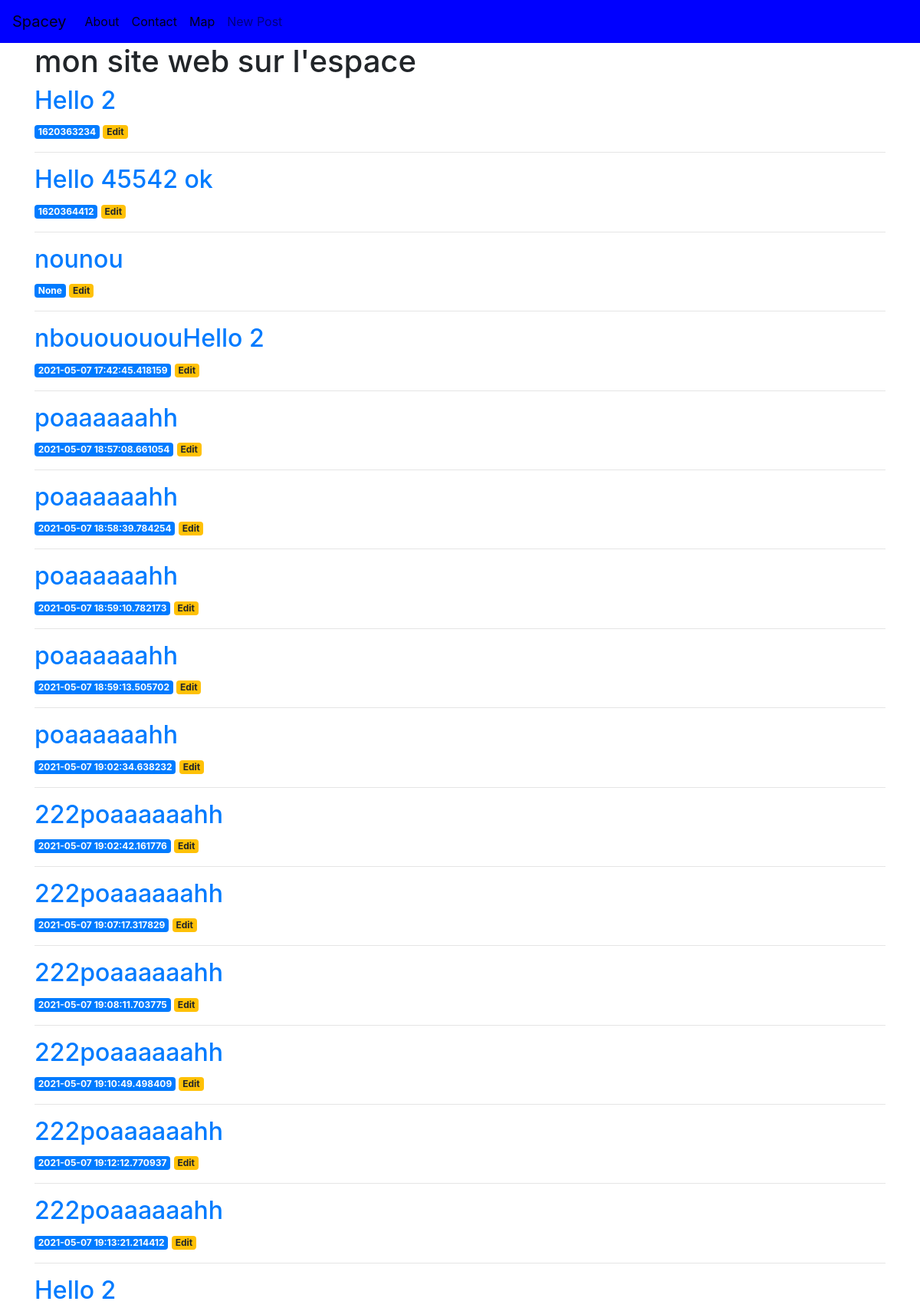
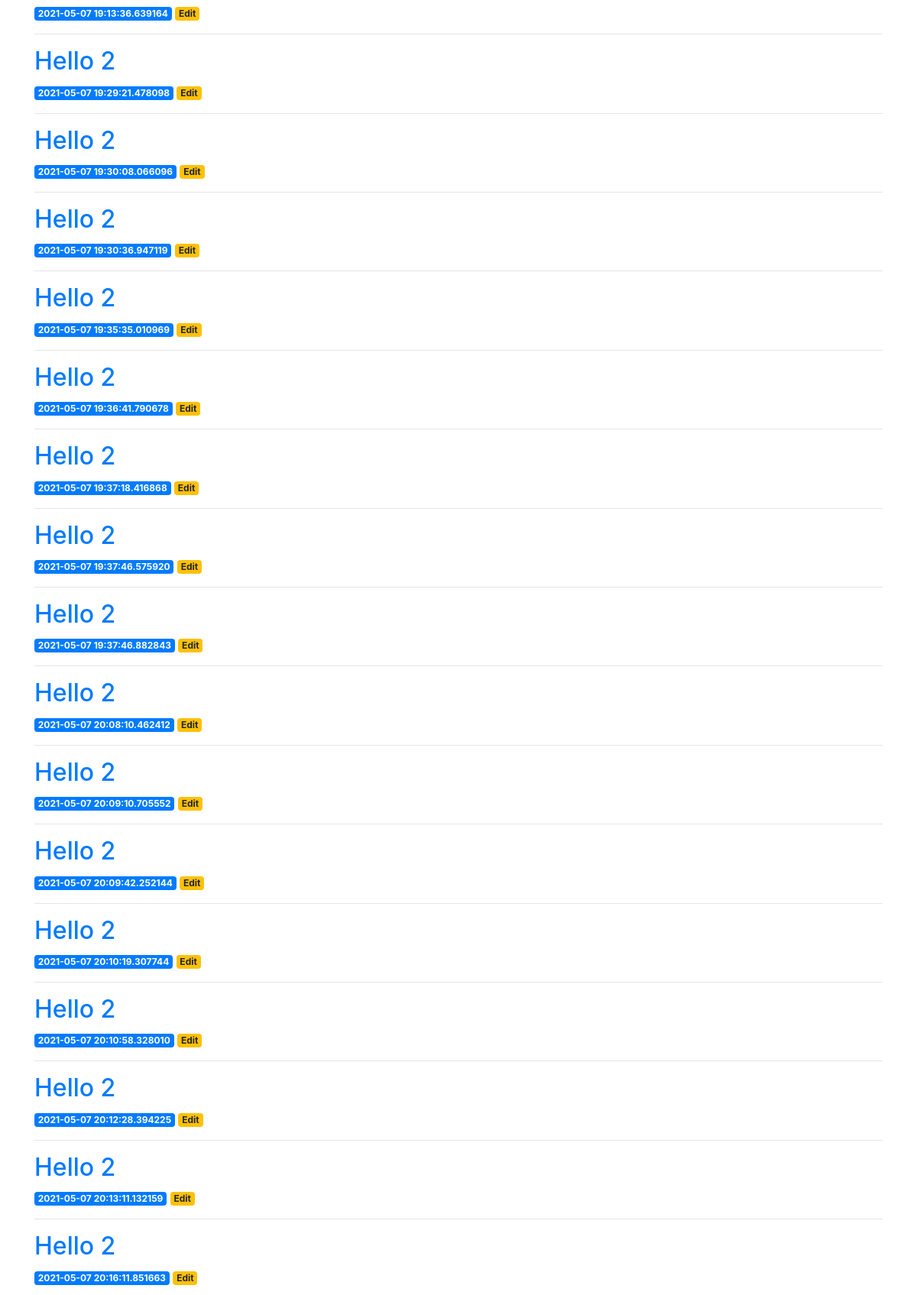
The page / (upper part) on the database its author committed (2 pictures, top to bottom).
### app.py (models this page shows, shortened)
class Post(db.Model):
    __tablename__ = 'posts'
    uuid = db.Column(db.Integer, primary_key=True)
    title = db.Column(db.String(256), index=True)
    content = db.Column(db.Text)
    created = db.Column(db.Integer)

### app.py (the view)
@app.route('/')
def index():
    conn = get_db_connection()
    posts = conn.execute('SELECT * FROM posts').fetchall()
    conn.close()
    return render_template('index.html', posts=posts, spacex=space)

### app.py (called while the page is built)
def get_db_connection():
    conn = sqlite3.connect('database.db')
    conn.row_factory = sqlite3.Row
    return conn

### templates/index.html (shortened to what this page needs)
{% extends 'base.html' %}
{% block content %}
    <h1>{% block title %} mon site web sur l'espace {% endblock %}</h1>
    {% for post in posts %}
        <a href="{{ url_for('post', post_id=post['id']) }}">
            <h2>{{ post['title'] }}</h2>
        </a>
        <span class="badge badge-primary">{{ post['created'] }}</span>
        <a href="{{ url_for('edit', id=post['id']) }}">
            <span class="badge badge-warning">Edit</span>
        </a>
        <hr>
    {% endfor %}
{% endblock %}

### rows shown on the page
Post: title "Hello 2", created "1620363234"
Post: title "Hello 45542 ok", created "1620364412"
Post: title "nounou", created "None"
Post: title "nbououououHello 2", created "2021-05-07 17:42:45.418159"
Post: title "poaaaaaahh", created "2021-05-07 18:57:08.661054"
Post: title "poaaaaaahh", created "2021-05-07 18:58:39.784254"
Post: title "poaaaaaahh", created "2021-05-07 18:59:10.782173"
Post: title "poaaaaaahh", created "2021-05-07 18:59:13.505702"
Post: title "poaaaaaahh", created "2021-05-07 19:02:34.638232"
Post: title "222poaaaaaahh", created "2021-05-07 19:02:42.161776"
Post: title "222poaaaaaahh", created "2021-05-07 19:07:17.317829"
Post: title "222poaaaaaahh", created "2021-05-07 19:08:11.703775"
Post: title "222poaaaaaahh", created "2021-05-07 19:10:49.498409"
Post: title "222poaaaaaahh", created "2021-05-07 19:12:12.770937"
Post: title "222poaaaaaahh", created "2021-05-07 19:13:21.214412"
Post: title "Hello 2", created "2021-05-07 19:13:36.639164"
Post: title "Hello 2", created "2021-05-07 19:29:21.478098"
Post: title "Hello 2", created "2021-05-07 19:30:08.066096"
Post: title "Hello 2", created "2021-05-07 19:30:36.947119"
Post: title "Hello 2", created "2021-05-07 19:35:35.010969"
Post: title "Hello 2", created "2021-05-07 19:36:41.790678"
Post: title "Hello 2", created "2021-05-07 19:37:18.416868"
Post: title "Hello 2", created "2021-05-07 19:37:46.575920"
Post: title "Hello 2", created "2021-05-07 19:37:46.882843"
Post: title "Hello 2", created "2021-05-07 20:08:10.462412"
Post: title "Hello 2", created "2021-05-07 20:09:10.705552"
Post: title "Hello 2", created "2021-05-07 20:09:42.252144"
Post: title "Hello 2", created "2021-05-07 20:10:19.307744"
Post: title "Hello 2", created "2021-05-07 20:10:58.328010"
Post: title "Hello 2", created "2021-05-07 20:12:28.394225"
Post: title "Hello 2", created "2021-05-07 20:13:11.132159"
Post: title "Hello 2", created "2021-05-07 20:16:11.851663"
